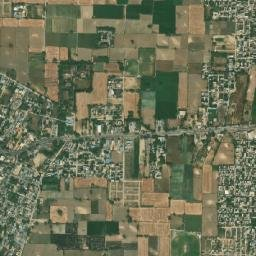
#> input picture datasets_images/real/delhi/test/15_23388_13664.jpg, 256 x 256 px
$ python -i image_analysis.py   (imports and definitions only)   (older library calls are emulated)
#> lines starting #> are read from the running program, lines starting #| are printed output that depends on the picture
"""
Image Analysis Module
Extracts atmospheric indicators from satellite images
for PM2.5 estimation without machine learning.

Author: PM2.5 Estimation System
"""

import cv2
import numpy as np
import os
from typing import Dict, Tuple


class ImageAnalyzer:
    """
    Analyzes satellite images to extract atmospheric features
    that correlate with PM2.5 pollution levels.
    """

    def __init__(self, image_path: str):
        """
        Initialize the analyzer with an image path.

        Args:
            image_path: Path to the satellite image
        """
        self.image_path = image_path
        self.image = None
        self.gray_image = None
        self.hsv_image = None

    def load_and_preprocess(self) -> bool:
        """
        Load image and prepare it for analysis.

        Returns:
            bool: True if successful, False otherwise
        """
        try:
            # Read image
            self.image = cv2.imread(self.image_path)
#> self.image is the input picture: shape (256, 256, 3); mean B, G, R 87.4, 113.5, 110

            if self.image is None:
                raise ValueError("Failed to load image")

            # Resize to standard size for consistent processing
            self.image = cv2.resize(self.image, (800, 600))
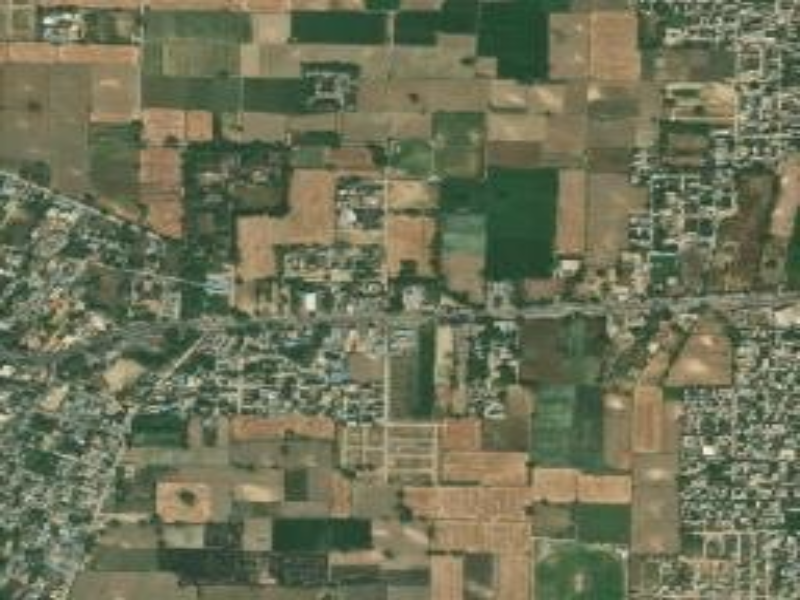
#> self.image: shape (600, 800, 3); mean B, G, R 87.3, 113.3, 109.8

            # Convert to grayscale
            self.gray_image = cv2.cvtColor(self.image, cv2.COLOR_BGR2GRAY)
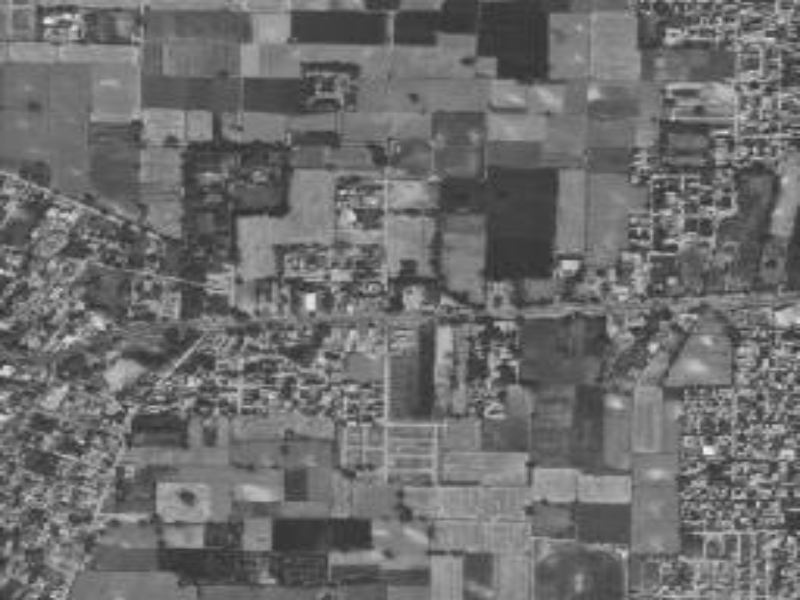
#> self.gray_image: shape (600, 800); min 39, max 243, mean 109.3

            # Convert to HSV for saturation analysis
            self.hsv_image = cv2.cvtColor(self.image, cv2.COLOR_BGR2HSV)
#> self.hsv_image: shape (600, 800, 3); mean H, S, V 37, 67.4, 117.3

            return True

        except Exception as e:
            print(f"Error loading image: {e}")
            return False

    def calculate_haze_score(self) -> float:
        """
        Calculate haze score based on image clarity.
        Higher haze = lower edge sharpness = higher PM2.5

        Returns:
            float: Haze score (0-100)
        """
        # Apply Laplacian edge detection
        laplacian = cv2.Laplacian(self.gray_image, cv2.CV_64F)
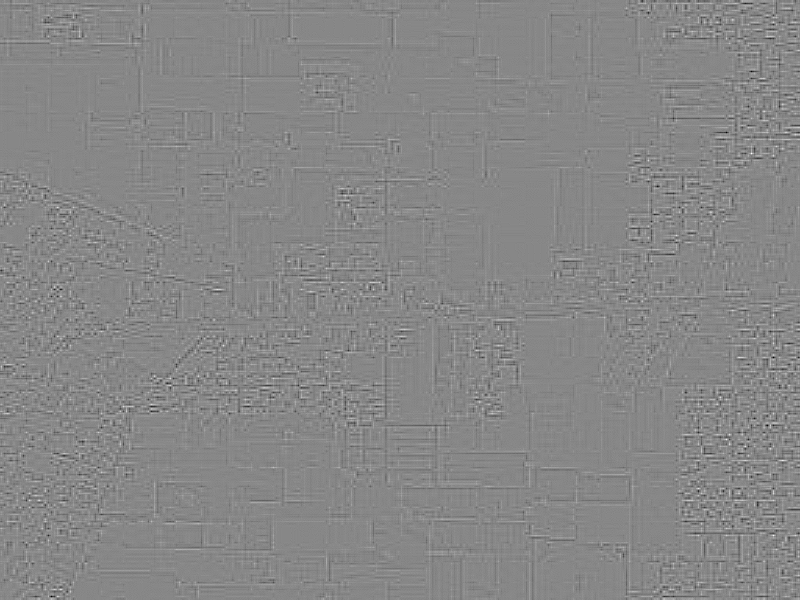
#> laplacian: shape (600, 800) float64; min -114, max 101, mean 0; drawn with min black and max white
        edge_variance = laplacian.var()
#> edge_variance = 65.21

        # Lower variance = more haze
        # Normalize to 0-100 scale (inverted)
        max_variance = 1000  # Typical max for clear images
        haze_score = max(0, 100 - (edge_variance / max_variance * 100))
#> haze_score = 93.48

        return min(100, haze_score)

    def calculate_brightness(self) -> float:
        """
        Calculate average brightness.
        Very high or very low brightness can indicate atmospheric conditions.

        Returns:
            float: Brightness score (0-255)
        """
        # Calculate mean brightness
        brightness = np.mean(self.gray_image)
#> brightness = 109.3
        return float(brightness)

    def calculate_contrast(self) -> float:
        """
        Calculate image contrast.
        Low contrast often correlates with high pollution.

        Returns:
            float: Contrast score (0-100)
        """
        # Standard deviation represents contrast
        contrast_std = np.std(self.gray_image)
#> contrast_std = 28.21

        # Normalize to 0-100 scale
        # Typical std range: 0-80
        contrast_score = (contrast_std / 80) * 100
#> contrast_score = 35.26

        return min(100, contrast_score)

    def calculate_saturation(self) -> float:
        """
        Calculate average saturation.
        Lower saturation often indicates hazy, polluted conditions.

        Returns:
            float: Saturation score (0-255)
        """
        # Extract saturation channel from HSV
        saturation_channel = self.hsv_image[:, :, 1]
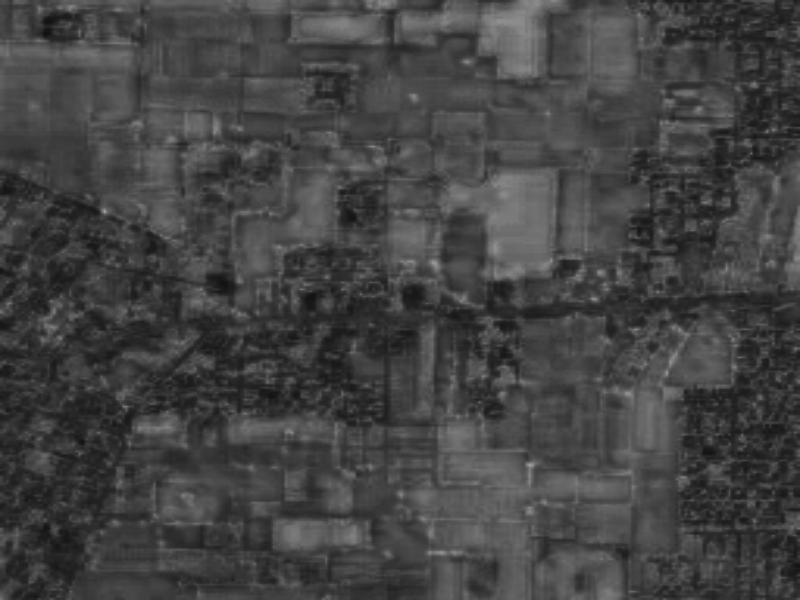
#> saturation_channel: shape (600, 800); min 16, max 166, mean 67.4
        avg_saturation = np.mean(saturation_channel)
#> avg_saturation = 67.39

        return float(avg_saturation)

    def calculate_atmospheric_turbidity(self) -> float:
        """
        Calculate atmospheric turbidity using dark channel prior concept.

        Returns:
            float: Turbidity score (0-100)
        """
        # Split into BGR channels
        b, g, r = cv2.split(self.image)
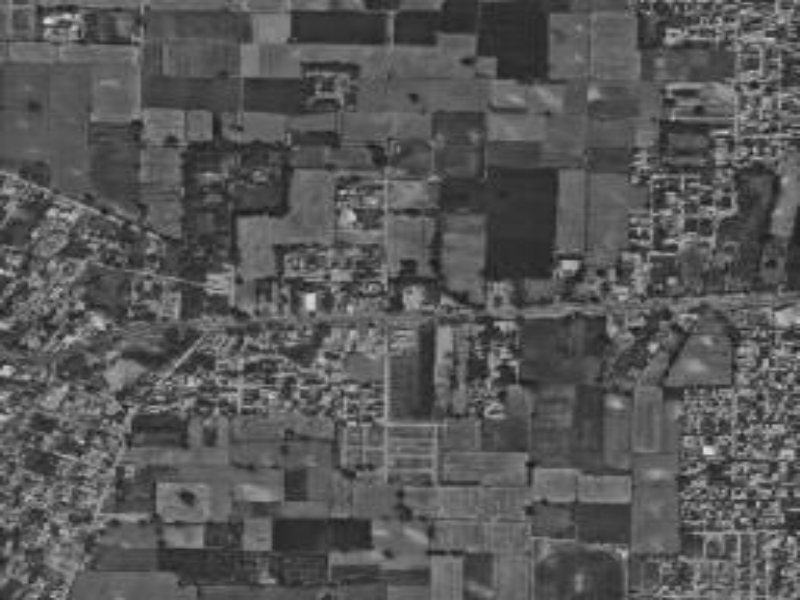
#> b: shape (600, 800); min 21, max 224, mean 87.3
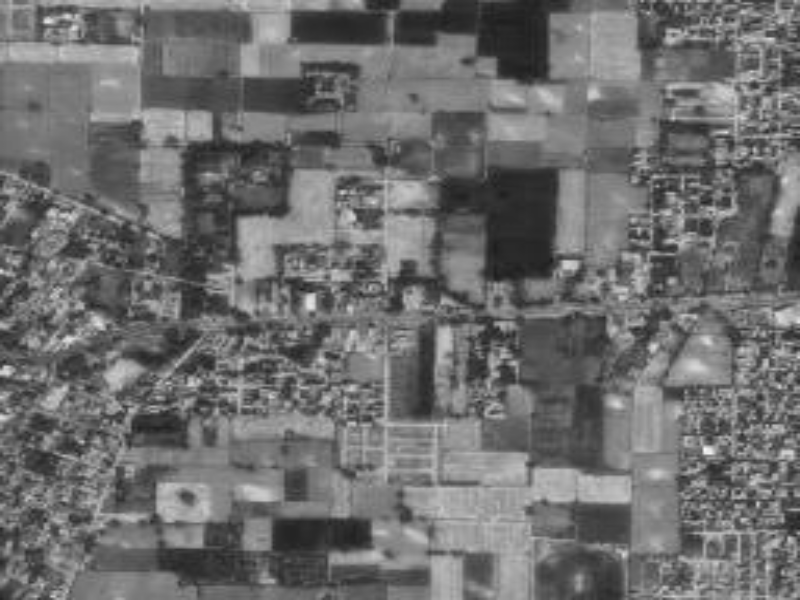
#> r: shape (600, 800); min 25, max 247, mean 109.8

        # Dark channel: minimum of RGB channels
        dark_channel = cv2.min(cv2.min(r, g), b)

        # Higher dark channel values = more atmospheric scattering
        turbidity = np.mean(dark_channel)
#> turbidity = 86.89

        # Normalize to 0-100
        turbidity_score = (turbidity / 255) * 100
#> turbidity_score = 34.07

        return float(turbidity_score)

    def calculate_visibility_index(self) -> float:
        """
        Calculate visibility index based on histogram distribution.

        Returns:
            float: Visibility score (0-100, lower = worse visibility)
        """
        # Calculate histogram
        hist = cv2.calcHist([self.gray_image], [0], None, [256], [0, 256])
#> hist = 256 values, max 6446 at index 123, min 0 at index 0, mean 1875

        # Normalize histogram
        hist_norm = hist.ravel() / hist.sum()
#> hist_norm = 256 values, max 0.0134 at index 123, min 0 at index 0, mean 0.00391

        # Calculate entropy (higher entropy = better visibility)
        entropy = -np.sum(hist_norm * np.log2(hist_norm + 1e-10))
#> entropy = 6.8

        # Normalize to 0-100 (max entropy ≈ 8 for 8-bit image)
        visibility_score = (entropy / 8) * 100
#> visibility_score = 85

        return min(100, visibility_score)

    def analyze(self) -> Dict[str, float]:
        """
        Perform complete image analysis and extract all features.

        Returns:
            dict: Dictionary containing all atmospheric indicators
        """
        if not self.load_and_preprocess():
            raise ValueError("Failed to load and preprocess image")

        features = {
            'haze_score': self.calculate_haze_score(),
            'brightness': self.calculate_brightness(),
            'contrast': self.calculate_contrast(),
            'saturation': self.calculate_saturation(),
            'turbidity': self.calculate_atmospheric_turbidity(),
            'visibility': self.calculate_visibility_index()
        }
#> features = {'haze_score': 93.48, 'brightness': 109.3, 'contrast': 35.26, 'saturation': 67.39, 'turbidity': 34.07, 'visibility': 85}

        return features

    # [118 lines left out: functions generate_preprocessing_pipeline, generate_kmeans_segmentation, get_processed_image, analyze_image, not called in this run]

>>> result = ImageAnalyzer('datasets_images/real/delhi/test/15_23388_13664.jpg').analyze()
#> result has the same summary as features in analyze

$ run again, on datasets_images/real/delhi/test/15_23389_13651.jpg
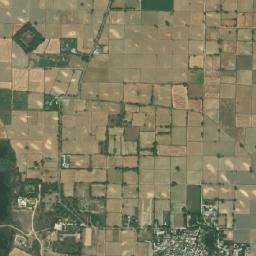
#> input picture datasets_images/real/delhi/test/15_23389_13651.jpg, 256 x 256 px
#> in load_and_preprocess, self.image is the input picture: shape (256, 256, 3); mean B, G, R 97.8, 125.7, 129.5
#> self.image: shape (600, 800, 3)
#> self.hsv_image: shape (600, 800, 3); mean H, S, V 29.6, 67.1, 132.6
#> edge_variance = 22.96
#> haze_score = 97.7
#> brightness = 123.6
#> contrast_std = 23.05
#> contrast_score = 28.81
#> in calculate_saturation, `saturation_channel = self.hsv_image[:, :, 1]`:
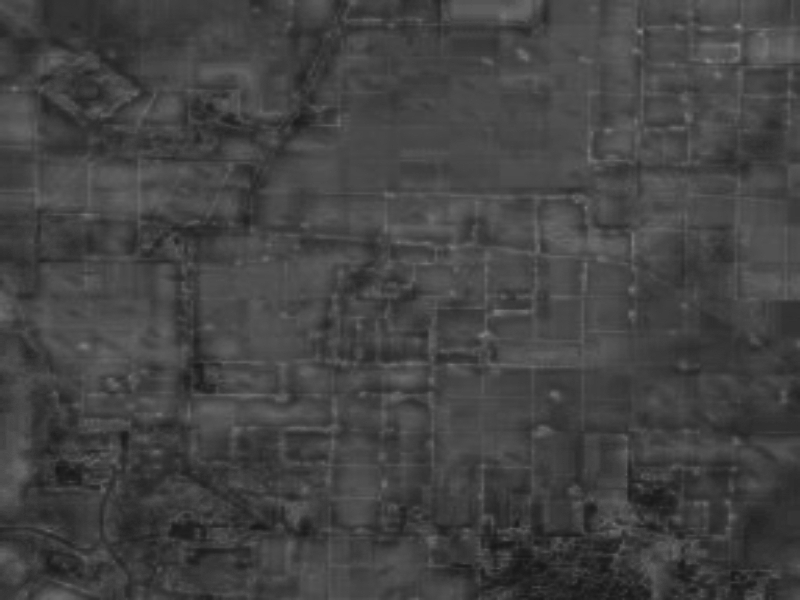
#> saturation_channel: shape (600, 800); min 23, max 141, mean 67.1
#> avg_saturation = 67.09
#> in calculate_atmospheric_turbidity, `b, g, r = cv2.split(self.image)`:
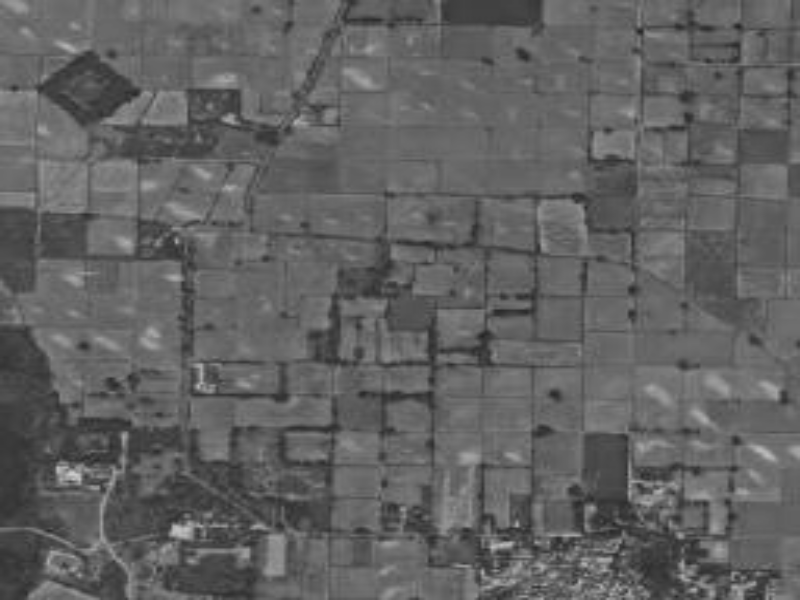
#> b: shape (600, 800); min 35, max 205, mean 97.7
#> turbidity = 97.53
#> turbidity_score = 38.25
#> hist = 256 values, max 14033 at index 134, min 0 at index 0, mean 1875
#> hist_norm = 256 values, max 0.0292 at index 134, min 0 at index 0, mean 0.00391
#> entropy = 6.42
#> visibility_score = 80.2
#> features = {'haze_score': 97.7, 'brightness': 123.6, 'contrast': 28.81, 'saturation': 67.09, 'turbidity': 38.25, 'visibility': 80.2}
#> result has the same summary as features in analyze

$ run again, on datasets_images/real/delhi/test/15_23389_13653.jpg
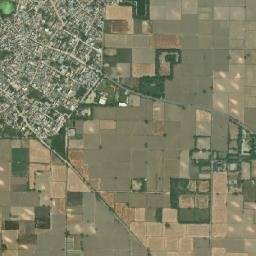
#> input picture datasets_images/real/delhi/test/15_23389_13653.jpg, 256 x 256 px
#> in load_and_preprocess, self.image is the input picture: shape (256, 256, 3); mean B, G, R 102.1, 127, 127.6
#> self.image: shape (600, 800, 3)
#> self.hsv_image: shape (600, 800, 3); mean H, S, V 31.6, 56.5, 130.9
#> edge_variance = 37.87
#> haze_score = 96.21
#> brightness = 124.2
#> contrast_std = 21.88
#> contrast_score = 27.34
#> in calculate_saturation, `saturation_channel = self.hsv_image[:, :, 1]`:
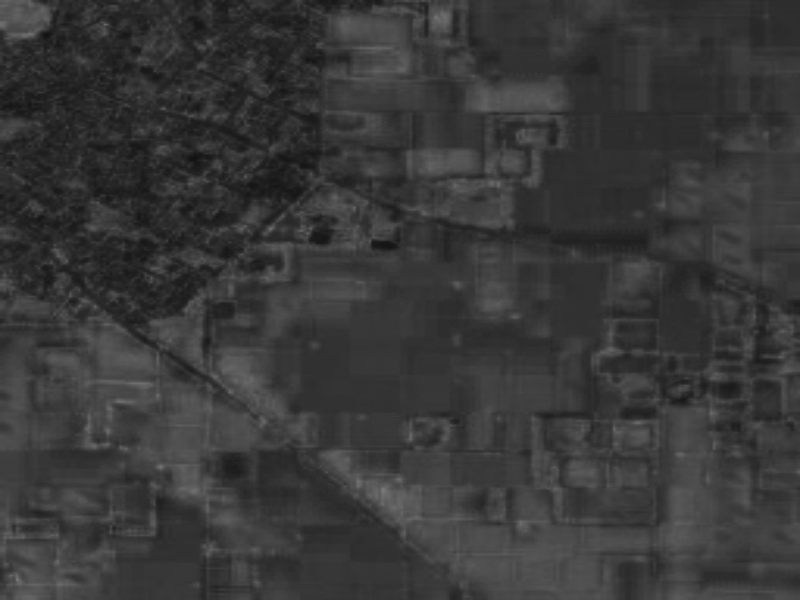
#> saturation_channel: shape (600, 800); min 17, max 122, mean 56.5
#> avg_saturation = 56.48
#> in calculate_atmospheric_turbidity, `b, g, r = cv2.split(self.image)`:
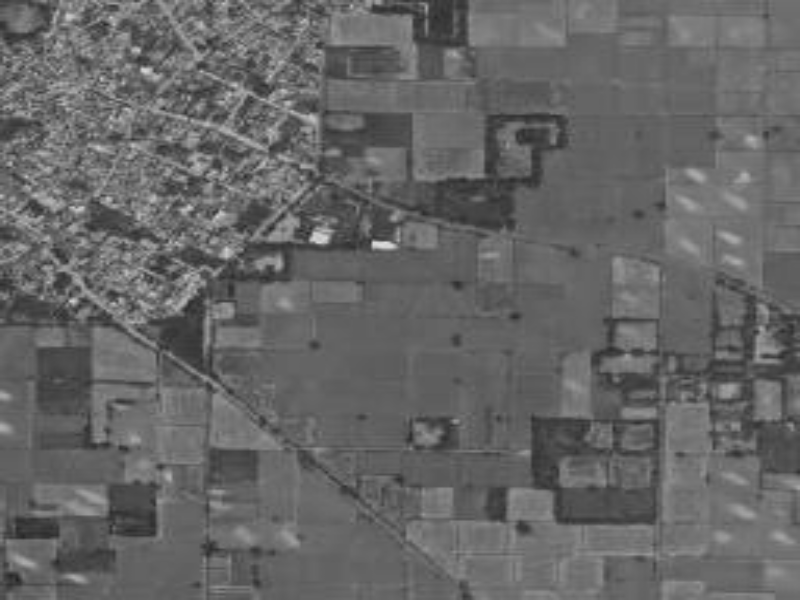
#> b: shape (600, 800); min 33, max 220, mean 102
#> turbidity = 101.9
#> turbidity_score = 39.97
#> hist = 256 values, max 17058 at index 120, min 0 at index 0, mean 1875
#> hist_norm = 256 values, max 0.0355 at index 120, min 0 at index 0, mean 0.00391
#> entropy = 6.4
#> visibility_score = 79.97
#> features = {'haze_score': 96.21, 'brightness': 124.2, 'contrast': 27.34, 'saturation': 56.48, 'turbidity': 39.97, 'visibility': 79.97}
#> result has the same summary as features in analyze

$ run again, on datasets_images/real/delhi/test/15_23390_13646.jpg
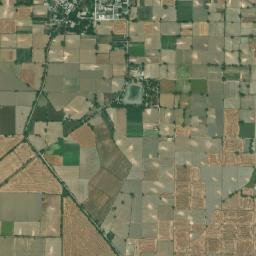
#> input picture datasets_images/real/delhi/test/15_23390_13646.jpg, 256 x 256 px
#> in load_and_preprocess, self.image is the input picture: shape (256, 256, 3); mean B, G, R 95.9, 122.3, 121.8
#> self.image: shape (600, 800, 3)
#> self.hsv_image: shape (600, 800, 3); mean H, S, V 32.8, 62.6, 126.5
#> edge_variance = 17.59
#> haze_score = 98.24
#> brightness = 119
#> contrast_std = 20.57
#> contrast_score = 25.71
#> in calculate_saturation, `saturation_channel = self.hsv_image[:, :, 1]`:
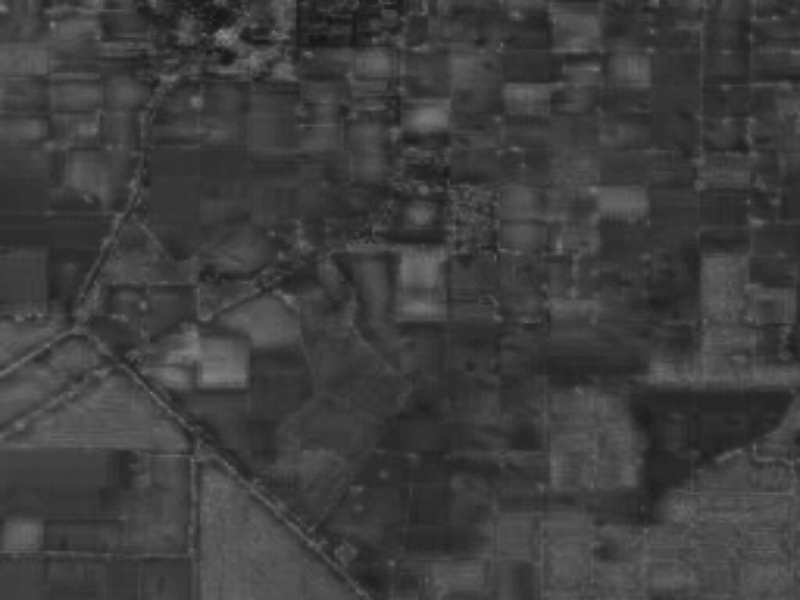
#> saturation_channel: shape (600, 800); min 21, max 143, mean 62.6
#> avg_saturation = 62.59
#> in calculate_atmospheric_turbidity, `b, g, r = cv2.split(self.image)`:
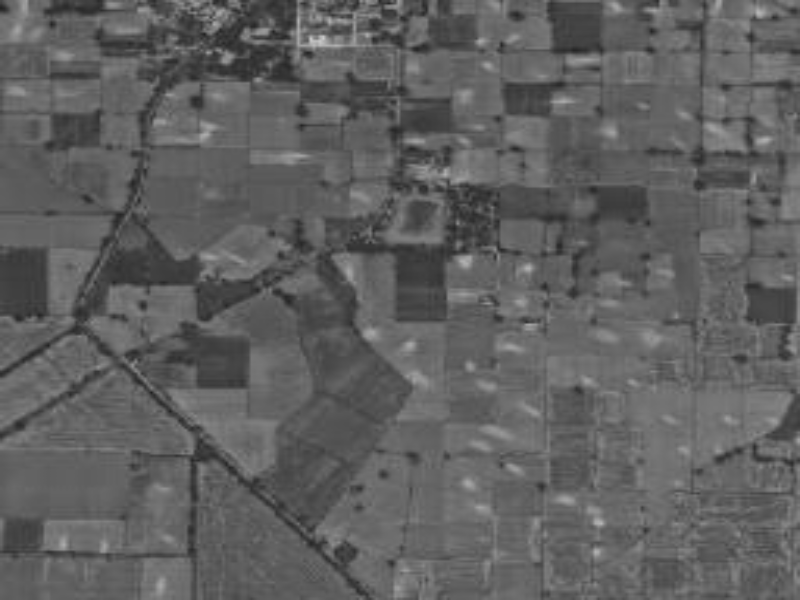
#> b: shape (600, 800); min 31, max 205, mean 95.8
#> turbidity = 95.6
#> turbidity_score = 37.49
#> hist = 256 values, max 12131 at index 130, min 0 at index 0, mean 1875
#> hist_norm = 256 values, max 0.0253 at index 130, min 0 at index 0, mean 0.00391
#> entropy = 6.3
#> visibility_score = 78.81
#> features = {'haze_score': 98.24, 'brightness': 119, 'contrast': 25.71, 'saturation': 62.59, 'turbidity': 37.49, 'visibility': 78.81}
#> result has the same summary as features in analyze
